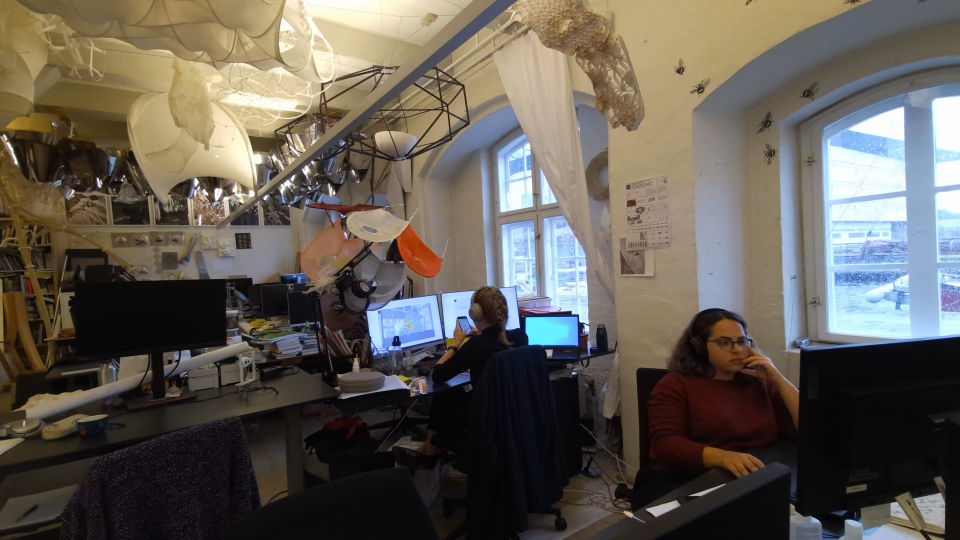
#> input picture matchingtestdata/test/01.png, 1920 x 1080 px, found by its file name (shown at 1/2 size); the run also reads 1 picture not shown here
$ python imagematch.py
#> lines starting #> are read from the running program, lines starting #| are printed output that depends on the picture; after the words box and inside, x2 and y2 are one past the last pixel; in counts of white or black regions, pixels touching at a corner belong together
import cv2
import os
import PIL
from PIL import Image

#reading image
path= 'C:\\Users\\ppou\\source\\repos\\pyKinectAzure\\matchingtestdata\\test'

img1 = cv2.imread(path +'\\01.png')
#> img1 is the input picture: shape (1080, 1920, 3); mean B, G, R 84.5, 92.8, 98.8

img2 = cv2.imread(path +'\\05.png')
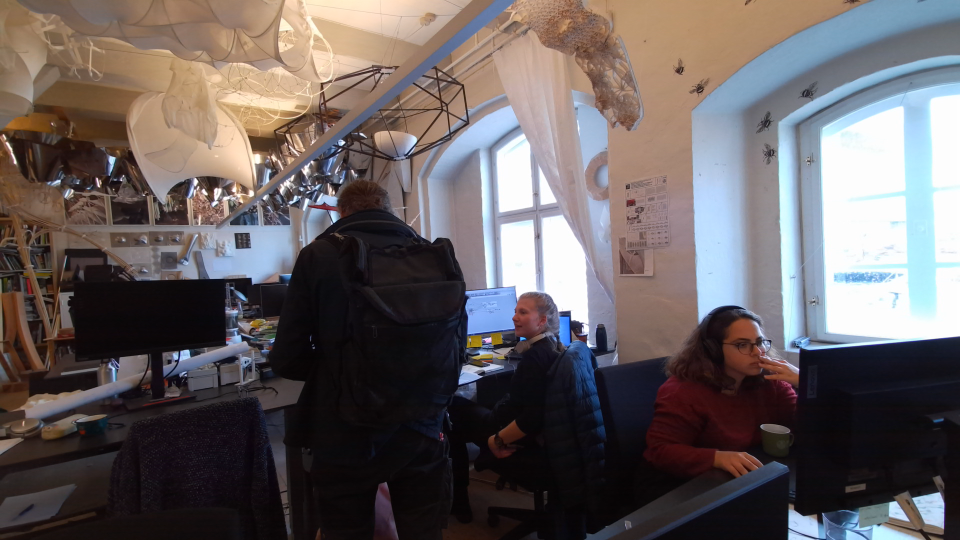
#> input picture matchingtestdata/test/05.png, 1920 x 1080 px, found by its file name (shown at 1/2 size)
#> img2 is the input picture: shape (1080, 1920, 3); mean B, G, R 96.1, 95.7, 103.4

#(X, Y), (X + W, Y + H)
x1=865
y1=540
x2=1060
y2=800

cv2.rectangle(img1, (865, 540), (1060, 800), (255,0,0), 2)
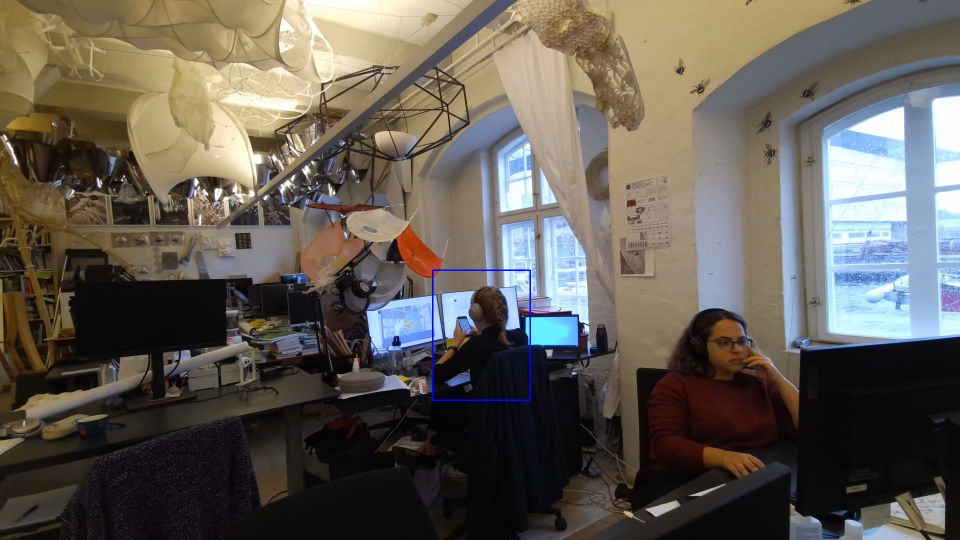
#> img1: shape (1080, 1920, 3) (shown at 1/2 size); 0.13% of pixels changed, all inside (x1, y1, x2, y2) = (864, 539, 1062, 802)
#cv2.imshow('imgKp1', img1)

img = Image.open(path +'\\01.png')
im_crop = img.crop((x1, y1, x2, y2))
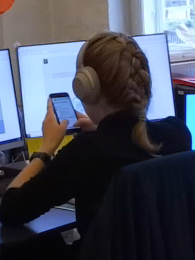
#> im_crop: PIL image 195x260 RGB; mean R, G, B 72.5, 76.4, 88.4
#im_crop.save('_0.png')

cv2.rectangle(img2, (875, 580), (1140, 1090), (255,0,0), 2)
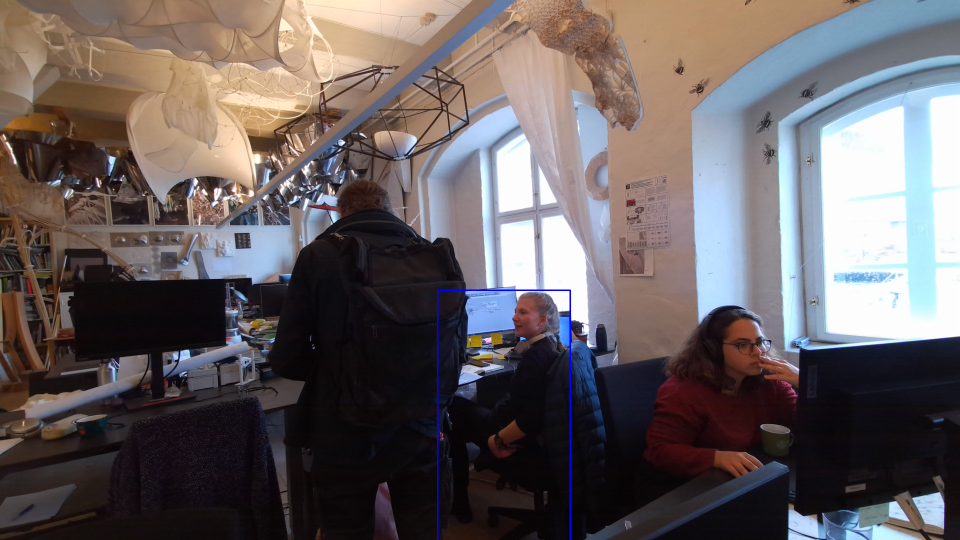
#> img2: shape (1080, 1920, 3) (shown at 1/2 size); 0.18% of pixels changed, all inside (x1, y1, x2, y2) = (874, 579, 1142, 1080)
#cv2.imshow('imgKp2', img2)

x1=875
y1=580
x2=1140
y2=1070

img = Image.open(path +'\\05.png')
im_crop = img.crop((x1, y1, x2, y2))
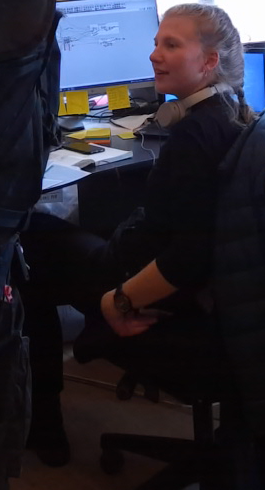
#> im_crop: PIL image 265x490 RGB; mean R, G, B 41, 38.7, 48.3
#im_crop.save('_1.png')

img1 = cv2.imread(path +'\\_0.png')
gray1 = cv2.cvtColor(img1, cv2.COLOR_BGR2GRAY)
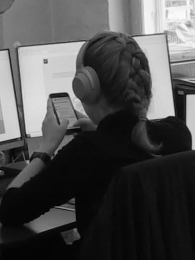
#> gray1: shape (260, 195); min 0, max 251, mean 76.5

img2 = cv2.imread(path +'\\_1.png')
#> (the run stopped early here; a loop or call above may not have finished)
